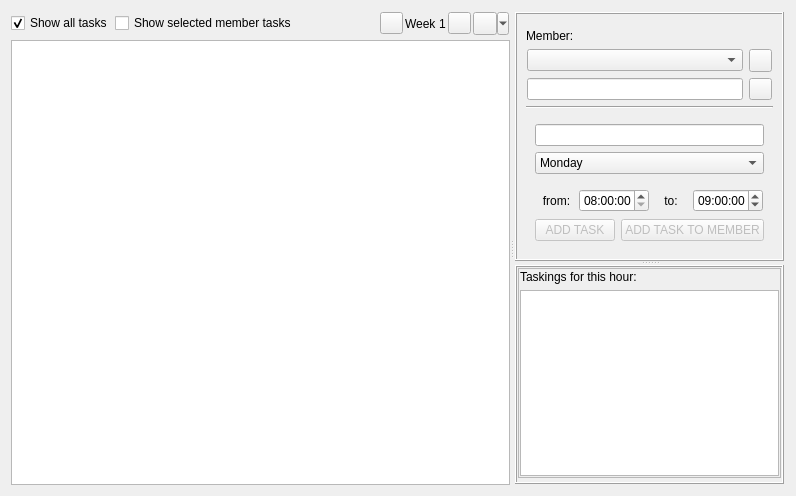
<?xml version="1.0" encoding="UTF-8"?>
<ui version="4.0">
 <class>CalendarFormUI</class>
 <widget class="QWidget" name="CalendarFormUI">
  <property name="geometry">
   <rect>
    <x>0</x>
    <y>0</y>
    <width>790</width>
    <height>496</height>
   </rect>
  </property>
  <property name="windowTitle">
   <string notr="true">CALENDAR</string>
  </property>
  <layout class="QHBoxLayout" name="horizontalLayout">
   <item>
    <widget class="QSplitter" name="splitter">
     <property name="orientation">
      <enum>Qt::Horizontal</enum>
     </property>
     <widget class="QWidget" name="widget_9" native="true">
      <layout class="QVBoxLayout" name="verticalLayout_5">
       <property name="spacing">
        <number>2</number>
       </property>
       <property name="leftMargin">
        <number>0</number>
       </property>
       <property name="topMargin">
        <number>0</number>
       </property>
       <property name="rightMargin">
        <number>0</number>
       </property>
       <property name="bottomMargin">
        <number>0</number>
       </property>
       <item>
        <widget class="QWidget" name="widget_10" native="true">
         <layout class="QHBoxLayout" name="horizontalLayout_5">
          <property name="spacing">
           <number>2</number>
          </property>
          <property name="leftMargin">
           <number>0</number>
          </property>
          <property name="topMargin">
           <number>0</number>
          </property>
          <property name="rightMargin">
           <number>0</number>
          </property>
          <property name="bottomMargin">
           <number>2</number>
          </property>
          <item>
           <widget class="QCheckBox" name="show_all_task">
            <property name="text">
             <string>Show all tasks</string>
            </property>
            <property name="checked">
             <bool>true</bool>
            </property>
            <property name="autoExclusive">
             <bool>true</bool>
            </property>
           </widget>
          </item>
          <item>
           <widget class="QCheckBox" name="show_selected_member_task">
            <property name="text">
             <string>Show selected member tasks</string>
            </property>
            <property name="autoExclusive">
             <bool>true</bool>
            </property>
           </widget>
          </item>
          <item>
           <spacer name="horizontalSpacer">
            <property name="orientation">
             <enum>Qt::Horizontal</enum>
            </property>
            <property name="sizeHint" stdset="0">
             <size>
              <width>40</width>
              <height>20</height>
             </size>
            </property>
           </spacer>
          </item>
          <item>
           <widget class="QWidget" name="widget_3" native="true">
            <layout class="QHBoxLayout" name="horizontalLayout_6">
             <property name="spacing">
              <number>2</number>
             </property>
             <property name="leftMargin">
              <number>1</number>
             </property>
             <property name="topMargin">
              <number>1</number>
             </property>
             <property name="rightMargin">
              <number>1</number>
             </property>
             <property name="bottomMargin">
              <number>1</number>
             </property>
             <item>
              <widget class="QPushButton" name="week_backward_button">
               <property name="maximumSize">
                <size>
                 <width>23</width>
                 <height>16777215</height>
                </size>
               </property>
               <property name="text">
                <string notr="true"/>
               </property>
               <property name="icon">
                <iconset resource="tango.qrc">
                 <normaloff>:/tango32/resources/tango/32x32/actions/go-previous.png</normaloff>:/tango32/resources/tango/32x32/actions/go-previous.png</iconset>
               </property>
              </widget>
             </item>
             <item>
              <widget class="QLabel" name="label_2">
               <property name="text">
                <string>Week</string>
               </property>
              </widget>
             </item>
             <item>
              <widget class="QLabel" name="week_index_label">
               <property name="text">
                <string notr="true">1</string>
               </property>
              </widget>
             </item>
             <item>
              <widget class="QPushButton" name="week_forward_button">
               <property name="maximumSize">
                <size>
                 <width>23</width>
                 <height>16777215</height>
                </size>
               </property>
               <property name="text">
                <string notr="true"/>
               </property>
               <property name="icon">
                <iconset resource="tango.qrc">
                 <normaloff>:/tango32/resources/tango/32x32/actions/go-next.png</normaloff>:/tango32/resources/tango/32x32/actions/go-next.png</iconset>
               </property>
              </widget>
             </item>
             <item>
              <widget class="QToolButton" name="save_toolbutton">
               <property name="minimumSize">
                <size>
                 <width>36</width>
                 <height>23</height>
                </size>
               </property>
               <property name="text">
                <string/>
               </property>
               <property name="icon">
                <iconset resource="tango.qrc">
                 <normaloff>:/tango32/resources/tango/32x32/actions/document-save.png</normaloff>:/tango32/resources/tango/32x32/actions/document-save.png</iconset>
               </property>
               <property name="popupMode">
                <enum>QToolButton::MenuButtonPopup</enum>
               </property>
               <property name="arrowType">
                <enum>Qt::NoArrow</enum>
               </property>
              </widget>
             </item>
            </layout>
           </widget>
          </item>
         </layout>
        </widget>
       </item>
       <item>
        <widget class="CalendarTableWidget" name="tableWidget">
         <property name="sizePolicy">
          <sizepolicy hsizetype="Expanding" vsizetype="Expanding">
           <horstretch>0</horstretch>
           <verstretch>0</verstretch>
          </sizepolicy>
         </property>
         <property name="minimumSize">
          <size>
           <width>499</width>
           <height>0</height>
          </size>
         </property>
         <property name="palette">
          <palette>
           <active>
            <colorrole role="Highlight">
             <brush brushstyle="SolidPattern">
              <color alpha="255">
               <red>0</red>
               <green>211</green>
               <blue>215</blue>
              </color>
             </brush>
            </colorrole>
           </active>
           <inactive>
            <colorrole role="Highlight">
             <brush brushstyle="SolidPattern">
              <color alpha="255">
               <red>0</red>
               <green>211</green>
               <blue>215</blue>
              </color>
             </brush>
            </colorrole>
           </inactive>
           <disabled>
            <colorrole role="Highlight">
             <brush brushstyle="SolidPattern">
              <color alpha="255">
               <red>0</red>
               <green>120</green>
               <blue>215</blue>
              </color>
             </brush>
            </colorrole>
           </disabled>
          </palette>
         </property>
         <property name="lineWidth">
          <number>3</number>
         </property>
         <property name="showDropIndicator" stdset="0">
          <bool>false</bool>
         </property>
         <property name="alternatingRowColors">
          <bool>true</bool>
         </property>
         <property name="selectionMode">
          <enum>QAbstractItemView::ContiguousSelection</enum>
         </property>
         <property name="verticalScrollMode">
          <enum>QAbstractItemView::ScrollPerPixel</enum>
         </property>
         <property name="horizontalScrollMode">
          <enum>QAbstractItemView::ScrollPerPixel</enum>
         </property>
         <property name="gridStyle">
          <enum>Qt::CustomDashLine</enum>
         </property>
        </widget>
       </item>
      </layout>
     </widget>
     <widget class="QWidget" name="widget" native="true">
      <property name="sizePolicy">
       <sizepolicy hsizetype="Minimum" vsizetype="Preferred">
        <horstretch>0</horstretch>
        <verstretch>0</verstretch>
       </sizepolicy>
      </property>
      <layout class="QVBoxLayout" name="verticalLayout">
       <property name="leftMargin">
        <number>1</number>
       </property>
       <property name="topMargin">
        <number>1</number>
       </property>
       <property name="rightMargin">
        <number>1</number>
       </property>
       <property name="bottomMargin">
        <number>1</number>
       </property>
       <item>
        <widget class="QSplitter" name="splitter_2">
         <property name="orientation">
          <enum>Qt::Vertical</enum>
         </property>
         <widget class="QFrame" name="frame">
          <property name="sizePolicy">
           <sizepolicy hsizetype="Minimum" vsizetype="Preferred">
            <horstretch>0</horstretch>
            <verstretch>0</verstretch>
           </sizepolicy>
          </property>
          <property name="autoFillBackground">
           <bool>true</bool>
          </property>
          <property name="frameShape">
           <enum>QFrame::Box</enum>
          </property>
          <property name="frameShadow">
           <enum>QFrame::Raised</enum>
          </property>
          <property name="lineWidth">
           <number>1</number>
          </property>
          <layout class="QVBoxLayout" name="verticalLayout_2">
           <item>
            <widget class="QWidget" name="Error_widget" native="true"/>
           </item>
           <item>
            <widget class="QLabel" name="label">
             <property name="sizePolicy">
              <sizepolicy hsizetype="Minimum" vsizetype="Preferred">
               <horstretch>0</horstretch>
               <verstretch>0</verstretch>
              </sizepolicy>
             </property>
             <property name="text">
              <string>Member:</string>
             </property>
            </widget>
           </item>
           <item>
            <widget class="QWidget" name="widget_6" native="true">
             <property name="sizePolicy">
              <sizepolicy hsizetype="Minimum" vsizetype="Preferred">
               <horstretch>0</horstretch>
               <verstretch>0</verstretch>
              </sizepolicy>
             </property>
             <layout class="QHBoxLayout" name="horizontalLayout_2">
              <property name="leftMargin">
               <number>1</number>
              </property>
              <property name="topMargin">
               <number>0</number>
              </property>
              <property name="rightMargin">
               <number>1</number>
              </property>
              <property name="bottomMargin">
               <number>0</number>
              </property>
              <item>
               <widget class="QComboBox" name="member_combobox">
                <property name="sizePolicy">
                 <sizepolicy hsizetype="Minimum" vsizetype="Fixed">
                  <horstretch>0</horstretch>
                  <verstretch>0</verstretch>
                 </sizepolicy>
                </property>
               </widget>
              </item>
              <item>
               <widget class="QPushButton" name="remove_member_button">
                <property name="minimumSize">
                 <size>
                  <width>23</width>
                  <height>23</height>
                 </size>
                </property>
                <property name="maximumSize">
                 <size>
                  <width>23</width>
                  <height>23</height>
                 </size>
                </property>
                <property name="text">
                 <string notr="true"/>
                </property>
                <property name="icon">
                 <iconset resource="tango.qrc">
                  <normaloff>:/tango32/resources/tango/32x32/actions/list-remove.png</normaloff>:/tango32/resources/tango/32x32/actions/list-remove.png</iconset>
                </property>
               </widget>
              </item>
             </layout>
            </widget>
           </item>
           <item>
            <widget class="QWidget" name="widget_8" native="true">
             <layout class="QHBoxLayout" name="horizontalLayout_4">
              <property name="leftMargin">
               <number>1</number>
              </property>
              <property name="topMargin">
               <number>0</number>
              </property>
              <property name="rightMargin">
               <number>1</number>
              </property>
              <property name="bottomMargin">
               <number>0</number>
              </property>
              <item>
               <widget class="QLineEdit" name="new_member_lineedit"/>
              </item>
              <item>
               <widget class="QPushButton" name="add_member_button">
                <property name="sizePolicy">
                 <sizepolicy hsizetype="Minimum" vsizetype="Fixed">
                  <horstretch>0</horstretch>
                  <verstretch>0</verstretch>
                 </sizepolicy>
                </property>
                <property name="minimumSize">
                 <size>
                  <width>23</width>
                  <height>0</height>
                 </size>
                </property>
                <property name="maximumSize">
                 <size>
                  <width>23</width>
                  <height>16777215</height>
                 </size>
                </property>
                <property name="text">
                 <string notr="true"/>
                </property>
                <property name="icon">
                 <iconset resource="tango.qrc">
                  <normaloff>:/tango32/resources/tango/32x32/actions/list-add.png</normaloff>:/tango32/resources/tango/32x32/actions/list-add.png</iconset>
                </property>
               </widget>
              </item>
             </layout>
            </widget>
           </item>
           <item>
            <widget class="Line" name="line">
             <property name="orientation">
              <enum>Qt::Horizontal</enum>
             </property>
            </widget>
           </item>
           <item>
            <widget class="QWidget" name="widget_2" native="true">
             <property name="sizePolicy">
              <sizepolicy hsizetype="Minimum" vsizetype="Expanding">
               <horstretch>0</horstretch>
               <verstretch>0</verstretch>
              </sizepolicy>
             </property>
             <layout class="QGridLayout" name="gridLayout_4">
              <item row="3" column="1">
               <widget class="QPushButton" name="add_task_member_button">
                <property name="enabled">
                 <bool>false</bool>
                </property>
                <property name="text">
                 <string>ADD TASK TO MEMBER</string>
                </property>
               </widget>
              </item>
              <item row="0" column="0" colspan="2">
               <widget class="QLineEdit" name="task_name_lineedit">
                <property name="sizePolicy">
                 <sizepolicy hsizetype="Minimum" vsizetype="Fixed">
                  <horstretch>0</horstretch>
                  <verstretch>0</verstretch>
                 </sizepolicy>
                </property>
               </widget>
              </item>
              <item row="3" column="0">
               <widget class="QPushButton" name="add_task_button">
                <property name="enabled">
                 <bool>false</bool>
                </property>
                <property name="text">
                 <string>ADD TASK</string>
                </property>
               </widget>
              </item>
              <item row="2" column="0" colspan="2">
               <widget class="QWidget" name="widget_7" native="true">
                <property name="sizePolicy">
                 <sizepolicy hsizetype="Minimum" vsizetype="Preferred">
                  <horstretch>0</horstretch>
                  <verstretch>0</verstretch>
                 </sizepolicy>
                </property>
                <layout class="QHBoxLayout" name="horizontalLayout_3">
                 <property name="spacing">
                  <number>2</number>
                 </property>
                 <property name="leftMargin">
                  <number>1</number>
                 </property>
                 <property name="rightMargin">
                  <number>1</number>
                 </property>
                 <property name="bottomMargin">
                  <number>1</number>
                 </property>
                 <item>
                  <widget class="QLabel" name="label_5">
                   <property name="sizePolicy">
                    <sizepolicy hsizetype="Minimum" vsizetype="Preferred">
                     <horstretch>0</horstretch>
                     <verstretch>0</verstretch>
                    </sizepolicy>
                   </property>
                   <property name="text">
                    <string>from:</string>
                   </property>
                   <property name="alignment">
                    <set>Qt::AlignCenter</set>
                   </property>
                  </widget>
                 </item>
                 <item>
                  <widget class="QTimeEdit" name="task_time_start">
                   <property name="maximumSize">
                    <size>
                     <width>70</width>
                     <height>16777215</height>
                    </size>
                   </property>
                   <property name="minimumTime">
                    <time>
                     <hour>8</hour>
                     <minute>0</minute>
                     <second>0</second>
                    </time>
                   </property>
                  </widget>
                 </item>
                 <item>
                  <widget class="QLabel" name="label_4">
                   <property name="sizePolicy">
                    <sizepolicy hsizetype="Minimum" vsizetype="Preferred">
                     <horstretch>0</horstretch>
                     <verstretch>0</verstretch>
                    </sizepolicy>
                   </property>
                   <property name="text">
                    <string>to:</string>
                   </property>
                   <property name="alignment">
                    <set>Qt::AlignCenter</set>
                   </property>
                  </widget>
                 </item>
                 <item>
                  <widget class="QTimeEdit" name="task_time_end">
                   <property name="sizePolicy">
                    <sizepolicy hsizetype="Minimum" vsizetype="Fixed">
                     <horstretch>0</horstretch>
                     <verstretch>0</verstretch>
                    </sizepolicy>
                   </property>
                   <property name="maximumSize">
                    <size>
                     <width>70</width>
                     <height>16777215</height>
                    </size>
                   </property>
                   <property name="maximumTime">
                    <time>
                     <hour>23</hour>
                     <minute>59</minute>
                     <second>59</second>
                    </time>
                   </property>
                   <property name="minimumTime">
                    <time>
                     <hour>8</hour>
                     <minute>0</minute>
                     <second>0</second>
                    </time>
                   </property>
                   <property name="time">
                    <time>
                     <hour>9</hour>
                     <minute>0</minute>
                     <second>0</second>
                    </time>
                   </property>
                  </widget>
                 </item>
                </layout>
               </widget>
              </item>
              <item row="1" column="0" colspan="2">
               <widget class="QComboBox" name="date_combobox">
                <item>
                 <property name="text">
                  <string>Monday</string>
                 </property>
                </item>
                <item>
                 <property name="text">
                  <string>Tuesday</string>
                 </property>
                </item>
                <item>
                 <property name="text">
                  <string>Wednesday</string>
                 </property>
                </item>
                <item>
                 <property name="text">
                  <string>Thursday</string>
                 </property>
                </item>
                <item>
                 <property name="text">
                  <string>Friday</string>
                 </property>
                </item>
                <item>
                 <property name="text">
                  <string>Saturday</string>
                 </property>
                </item>
                <item>
                 <property name="text">
                  <string>Sunday</string>
                 </property>
                </item>
               </widget>
              </item>
             </layout>
            </widget>
           </item>
          </layout>
         </widget>
         <widget class="QFrame" name="frame_2">
          <property name="sizePolicy">
           <sizepolicy hsizetype="Minimum" vsizetype="Expanding">
            <horstretch>0</horstretch>
            <verstretch>0</verstretch>
           </sizepolicy>
          </property>
          <property name="autoFillBackground">
           <bool>true</bool>
          </property>
          <property name="frameShape">
           <enum>QFrame::Box</enum>
          </property>
          <property name="frameShadow">
           <enum>QFrame::Raised</enum>
          </property>
          <layout class="QGridLayout" name="gridLayout">
           <property name="leftMargin">
            <number>1</number>
           </property>
           <property name="topMargin">
            <number>1</number>
           </property>
           <property name="rightMargin">
            <number>1</number>
           </property>
           <property name="bottomMargin">
            <number>1</number>
           </property>
           <property name="spacing">
            <number>1</number>
           </property>
           <item row="1" column="0">
            <widget class="QWidget" name="widget_5" native="true">
             <property name="sizePolicy">
              <sizepolicy hsizetype="Minimum" vsizetype="Preferred">
               <horstretch>0</horstretch>
               <verstretch>0</verstretch>
              </sizepolicy>
             </property>
             <layout class="QGridLayout" name="gridLayout_3">
              <property name="leftMargin">
               <number>1</number>
              </property>
              <property name="topMargin">
               <number>1</number>
              </property>
              <property name="rightMargin">
               <number>1</number>
              </property>
              <property name="bottomMargin">
               <number>1</number>
              </property>
             </layout>
            </widget>
           </item>
           <item row="0" column="0">
            <widget class="QFrame" name="frame_5">
             <property name="sizePolicy">
              <sizepolicy hsizetype="Minimum" vsizetype="Expanding">
               <horstretch>0</horstretch>
               <verstretch>0</verstretch>
              </sizepolicy>
             </property>
             <property name="frameShape">
              <enum>QFrame::StyledPanel</enum>
             </property>
             <property name="frameShadow">
              <enum>QFrame::Raised</enum>
             </property>
             <layout class="QVBoxLayout" name="verticalLayout_6">
              <property name="leftMargin">
               <number>1</number>
              </property>
              <property name="topMargin">
               <number>1</number>
              </property>
              <property name="rightMargin">
               <number>1</number>
              </property>
              <property name="bottomMargin">
               <number>1</number>
              </property>
              <item>
               <widget class="QLabel" name="label_3">
                <property name="sizePolicy">
                 <sizepolicy hsizetype="Minimum" vsizetype="Preferred">
                  <horstretch>0</horstretch>
                  <verstretch>0</verstretch>
                 </sizepolicy>
                </property>
                <property name="text">
                 <string>Taskings for this hour:</string>
                </property>
               </widget>
              </item>
              <item>
               <widget class="TaskListWidget" name="tasks_list">
                <property name="sizePolicy">
                 <sizepolicy hsizetype="Minimum" vsizetype="Expanding">
                  <horstretch>0</horstretch>
                  <verstretch>0</verstretch>
                 </sizepolicy>
                </property>
                <property name="horizontalScrollBarPolicy">
                 <enum>Qt::ScrollBarAlwaysOff</enum>
                </property>
                <property name="selectionMode">
                 <enum>QAbstractItemView::NoSelection</enum>
                </property>
                <property name="selectionBehavior">
                 <enum>QAbstractItemView::SelectItems</enum>
                </property>
                <property name="verticalScrollMode">
                 <enum>QAbstractItemView::ScrollPerPixel</enum>
                </property>
               </widget>
              </item>
             </layout>
            </widget>
           </item>
          </layout>
         </widget>
        </widget>
       </item>
      </layout>
     </widget>
    </widget>
   </item>
  </layout>
 </widget>
 <customwidgets>
  <customwidget>
   <class>CalendarTableWidget</class>
   <extends>QTableWidget</extends>
   <header>override_classes</header>
  </customwidget>
  <customwidget>
   <class>TaskListWidget</class>
   <extends>QListWidget</extends>
   <header>override_classes</header>
  </customwidget>
 </customwidgets>
 <resources>
  <include location="tango.qrc"/>
 </resources>
 <connections/>
</ui>
